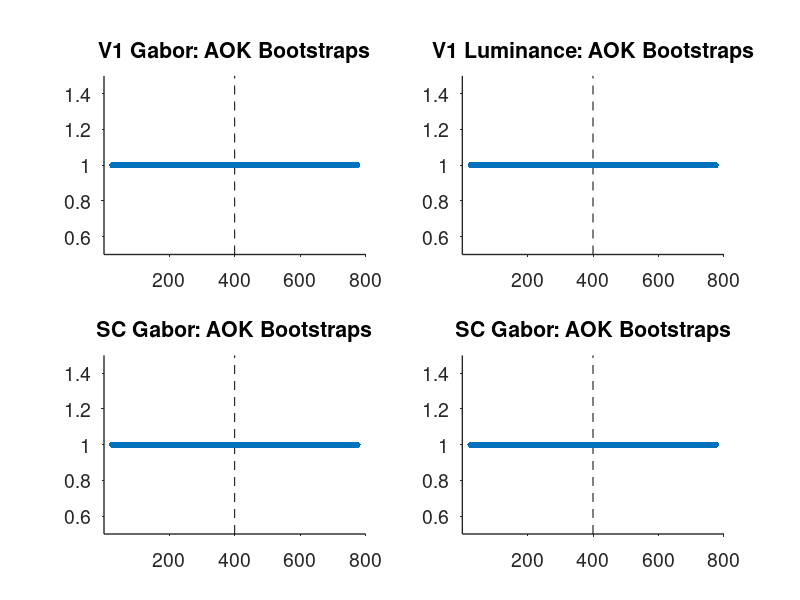

Source code (MATLAB):
% Use After running areaOverKernel_GrandAv_MeanMatch_iter which bootstraps across
% each time bin to compute the AOK distribution. 
% This script checks which bins were significant to plot 
% line of significant AOKs

% Because it's a rolling 25 ms window, I didn't test 25 ms at the beginning 
% and end so we can set those to nans 

% First 25 untested bins
% V1 Data
v1p_lum(1,1:25) = nan;
v1p_gab(1,1:25) = nan;
% SC Data
scp_lum(1,1:25) = nan;
scp_gab(1,1:25) = nan;

% last 25 bins
% V1 Data
v1p_lum(1,776:800) = nan;
v1p_gab(1,776:800) = nan;
% SC Data
scp_lum(1,776:800) = nan;
scp_gab(1,776:800) = nan;


% Convert Vectors to T/F
% Convert to Logical
v1Lum_sig = v1p_lum < 0.001;
v1Gab_sig = v1p_gab < 0.001;

% Convert to Logical
scLum_sig = scp_lum < 0.001;
scGab_sig = scp_gab < 0.001;

%% Histograms

% Time Series
bins = 1:1:800;

% Figure
figure('Units', 'inches', 'Position', [3, 1, 8, 10]);

subplot(2,2,1);
hold on;
plot([400 400], [0.5 1.5], 'Color', 'k', 'LineStyle', '--', 'LineWidth',0.5);
scatter(bins,v1Gab_sig, 20, "red", "filled");
title('V1 Gabor: AOK Bootstraps');
box off;
set(gca, 'TickDir', 'out');
set(gca, 'FontSize', 14);
set(gca, 'LineWidth', 1);
xlim([1 800]);
ylim([0.5 1.5]);
hold off;

subplot(2,2,2);
hold on;
plot([400 400], [0.5 1.5], 'Color', 'k', 'LineStyle', '--', 'LineWidth',0.5);
scatter(bins,v1Lum_sig, 20, "red", "filled");
title('V1 Luminance: AOK Bootstraps');
box off;
set(gca, 'TickDir', 'out');
set(gca, 'FontSize', 14);
set(gca, 'LineWidth', 1);
xlim([1 800]);
ylim([0.5 1.5]);
hold off;

subplot(2,2,3);
hold on;
plot([400 400], [0.5 1.5], 'Color', 'k', 'LineStyle', '--', 'LineWidth',0.5);
scatter(bins,scGab_sig, 20, "red", "filled");
title('SC Gabor: AOK Bootstraps');
box off;
set(gca, 'TickDir', 'out');
set(gca, 'FontSize', 14);
set(gca, 'LineWidth', 1);
xlim([1 800]);
ylim([0.5 1.5]);
hold off;

subplot(2,2,4);
hold on;
plot([400 400], [0.5 1.5], 'Color', 'k', 'LineStyle', '--', 'LineWidth',0.5);
scatter(bins,scLum_sig, 20, "red", "filled");
title('SC Gabor: AOK Bootstraps');
box off;
set(gca, 'TickDir', 'out');
set(gca, 'FontSize', 14);
set(gca, 'LineWidth', 1);
xlim([1 800]);
ylim([0.5 1.5]);
hold off;
